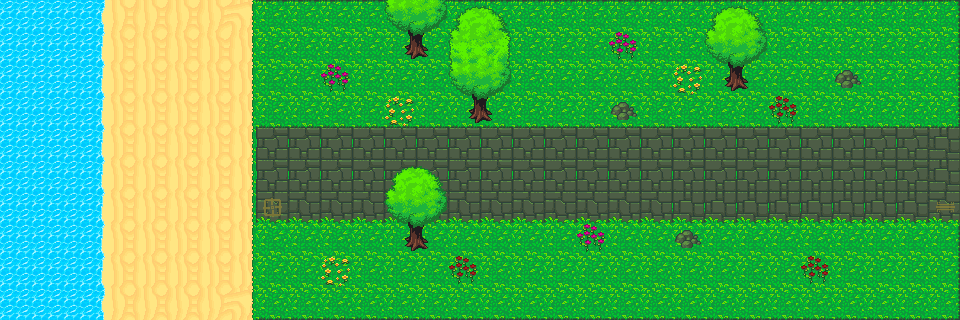

Tiled map render using the project's own tile images. Description and the map definition, with tile-layer contents summarised, below:
An orthogonal 30x10 tile map with 32x32 px tiles, 4 tile layers (Background, Obstacles, Interactive, Foreground).

<map version="1.0" orientation="orthogonal" renderorder="right-down" width="30" height="10" tilewidth="32" tileheight="32" nextobjectid="1">
 <tileset firstgid="1" name="32x32_map_tile v3.1 [MARGINLESS]" tilewidth="32" tileheight="32" tilecount="667" columns="23">
  <image source="../Resources/OutdoorTileset.png" trans="ffef24" width="736" height="928" />
  <tile id="185">
   <properties>
    <property name="isBuff" type="bool" value="true" />
   </properties>
  </tile>
  <tile id="186">
   <properties>
    <property name="isEnemyDebuff" type="bool" value="true" />
   </properties>
  </tile>
  <tile id="231">
   <properties>
    <property name="isProtect" type="bool" value="true" />
   </properties>
  </tile>
  <tile id="333">
   <properties>
    <property name="isSpawn" type="bool" value="true" />
   </properties>
  </tile>
  <tile id="334">
   <properties>
    <property name="MapExit" type="bool" value="true" />
   </properties>
  </tile>
 </tileset>
 <layer name="Background" width="30" height="10">
  <data>[300 cells, 297 non-empty, 11 distinct tile ids]</data>
 </layer>
 <layer name="Obstacles" width="30" height="10">
  <data>[300 cells, 99 non-empty, 12 distinct tile ids]</data>
 </layer>
 <layer name="Interactive" width="30" height="10">
  <data>[300 cells, 11 non-empty, 5 distinct tile ids]</data>
 </layer>
 <layer name="Foreground" width="30" height="10">
  <data>[300 cells, 19 non-empty, 7 distinct tile ids]</data>
 </layer>
</map>